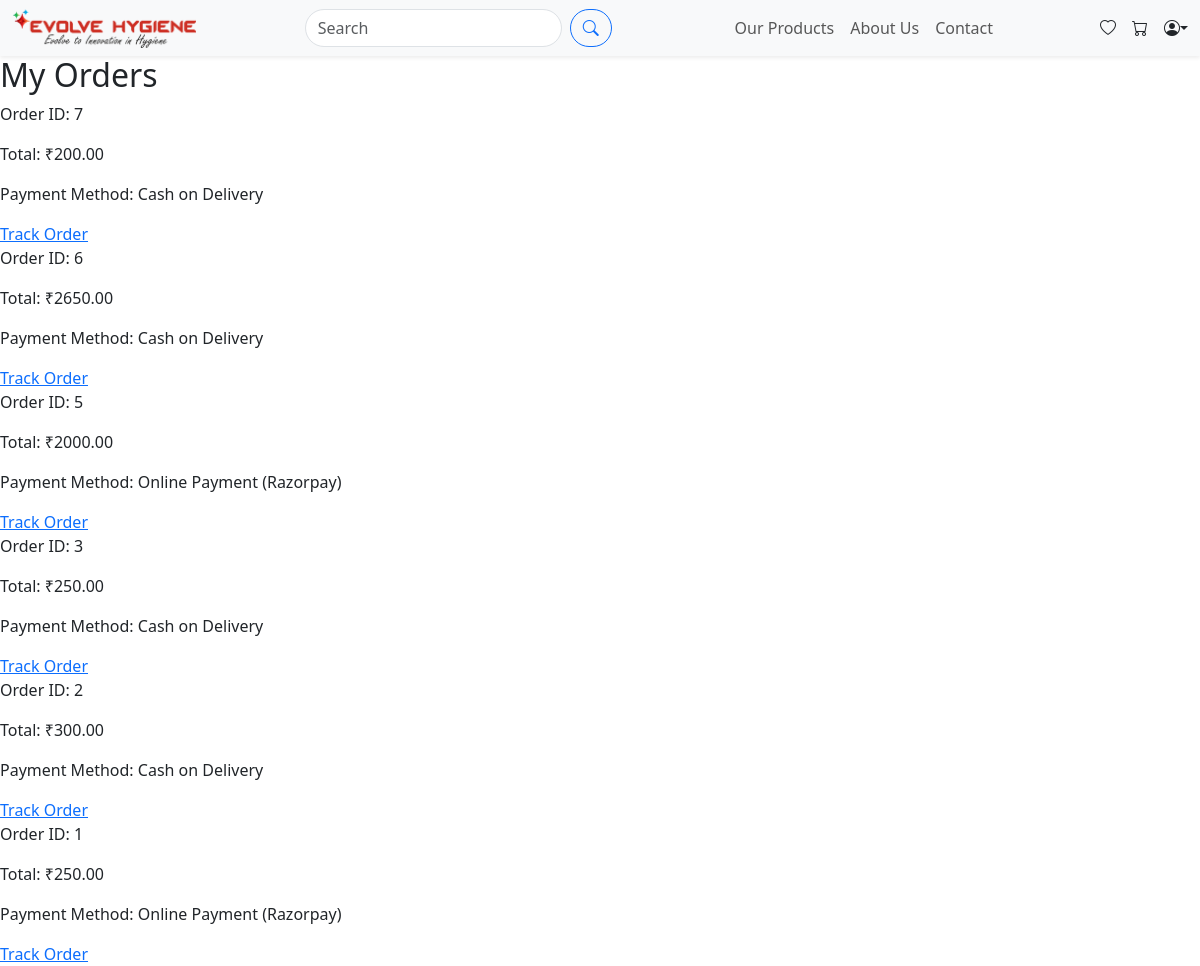
The page /my_orders/ (signed in) on the database its author committed.
### evolve/models.py (models this page shows, shortened)
class Order(models.Model):
    user = models.ForeignKey(User, on_delete=models.CASCADE)
    total_amount = models.DecimalField(max_digits=10, decimal_places=2)
    payment_method = models.CharField(
        max_length=20,
        choices=[
            ('razorpay', 'Online Payment (Razorpay)'),
            ('cod', 'Cash on Delivery'),
        ]
    )
    payment_status = models.CharField(
        max_length=20,
        choices=[
            ('pending', 'Pending'),
            ('completed', 'Completed'),
            ('failed', 'Failed'),
        ],
        default='pending'
    )
    razorpay_order_id = models.CharField(max_length=100, blank=True, null=True)  # For Razorpay orders
    razorpay_payment_id = models.CharField(max_length=100, blank=True, null=True)  # For Razorpay payments
    created_at = models.DateTimeField(auto_now_add=True)
    updated_at = models.DateTimeField(auto_now=True)

### evolve/views.py (the view)
# urls.py: path('my_orders/', views.my_orders, name='my_orders'),
@login_required
def my_orders(request):
    orders = Order.objects.filter(user=request.user).order_by('-created_at')
    return render(request, 'user/my_orders.html', {'orders': orders})

### evolve/context_processors.py (called while the page is built)
def cart_count(request):
    cart = request.session.get('cart', {})
    cart_count = sum(cart.values())  # Sum of quantities
    return {'cart_count': cart_count}

### templates/user/my_orders.html
{% extends 'base.html' %}
{% block content %}
<h2>My Orders</h2>
{% for order in orders %}
    <div>
        <p>Order ID: {{ order.id }}</p>
        <p>Total: ₹{{ order.total_amount }}</p>
        <p>Payment Method: {{ order.get_payment_method_display }}</p>
        <a href="{% url 'track_order' order.id %}">Track Order</a>
    </div>
{% empty %}
    <p>No orders found.</p>
{% endfor %}
{% endblock %}

### rows shown on the page
Order: id "7", total_amount "200.00", payment_method "Cash on Delivery"
Order: id "6", total_amount "2650.00", payment_method "Cash on Delivery"
Order: id "5", total_amount "2000.00", payment_method "Online Payment (Razorpay)"
Order: id "3", total_amount "250.00", payment_method "Cash on Delivery"
Order: id "2", total_amount "300.00", payment_method "Cash on Delivery"
Order: id "1", total_amount "250.00", payment_method "Online Payment (Razorpay)"
